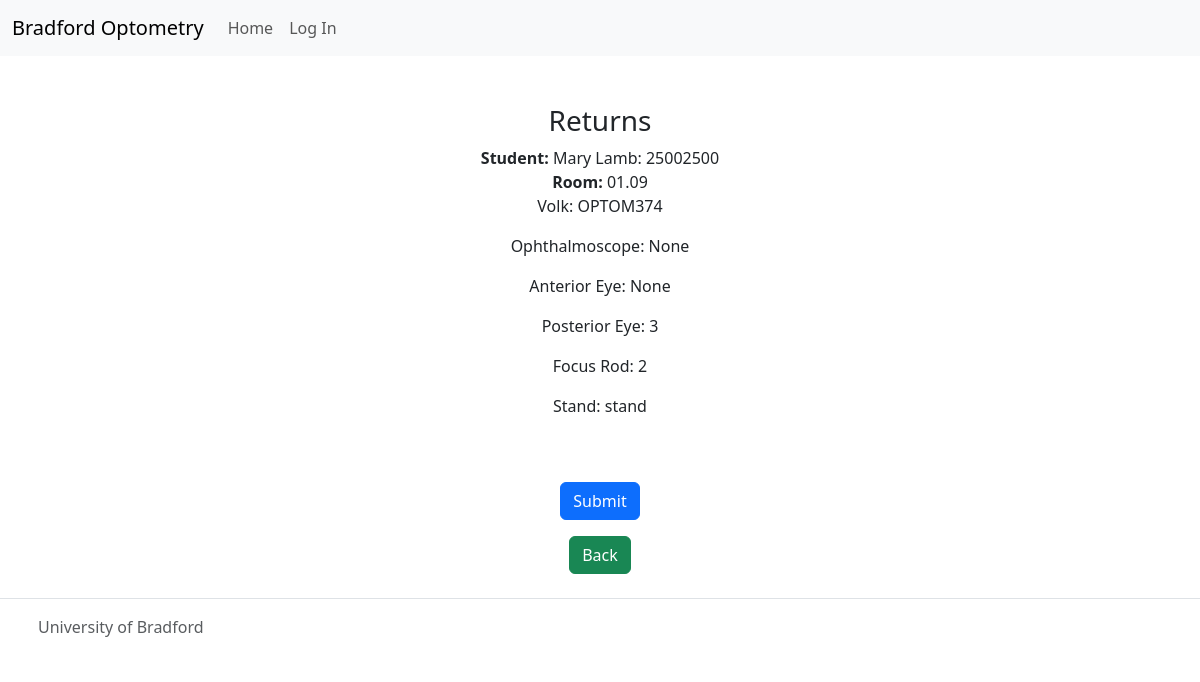
The app's page /loan/returns/2 with its own data.
### loan/models.py (models this page shows, shortened)
class Loan(models.Model):
    student = models.ForeignKey(Student, on_delete=models.CASCADE)
    equipment = models.CharField(max_length=250)
    date = models.DateField(auto_now_add=True)
    time_taken = models.TimeField(auto_now_add=True)
    time_returned = models.TimeField(auto_now_add=False, default='12:00')
    room = models.CharField(max_length=10, default="0.00")
    equipment_returned = models.CharField(max_length=250, default="None")
    all_returned = models.BooleanField(default=False)

class Student(models.Model):
    name = models.CharField(max_length=150)
    surname = models.CharField(max_length=150)
    student_nr = models.CharField(max_length=15)

### loan/views.py (the view)
# urls.py: path('returns/<int:pk>', views.returns, name='returns')
def returns(request,pk):
    returns = get_object_or_404(Loan, id=pk)
    equipment = returns.equipment.split(",")
    now = datetime.now()
    current_time = now.strftime("%H:%M:%S")
    print(current_time)
    if request.method == 'POST':
        returns.equipment_returned = returns.equipment
        returns.all_returned = True
        returns.time_returned = current_time
        returns.save()
        return redirect(reverse('loan'))
    return render(request, 'returns.html',{'returns':returns, 'equipment': equipment})

### templates/returns.html (shortened to what this page needs)
{% extends 'base.html' %}
{% block content %}
<div class="row justify-content-center mt-5">
    <div class="col col-lg-6">
        <h3>Returns</h3>
        <form method="POST">
            <strong>Student:</strong> {{returns.student.name}} {{returns.student.surname}}: {{returns.student.student_nr}}
            <br>
            <strong>Room:</strong> {{returns.room}}
            {% for item in equipment %}
                <p>{{item}}</p>
            {% endfor %}
            <button type="submit" class="btn btn-primary mt-5">Submit</button>
        </form>
    </div>
</div>
  <a class="btn btn-success mt-3" href="{% url 'list' %}">Back</a>
{% endblock %}

### records on screen
Loan: student.name "Mary", student.surname "Lamb", student.student_nr "25002500", room "01.09"

### other values on screen
{{ item }} "Volk: OPTOM374" "Ophthalmoscope: None" "Anterior Eye: None" "Posterior Eye: 3" "Focus Rod: 2" "Stand: stand"
